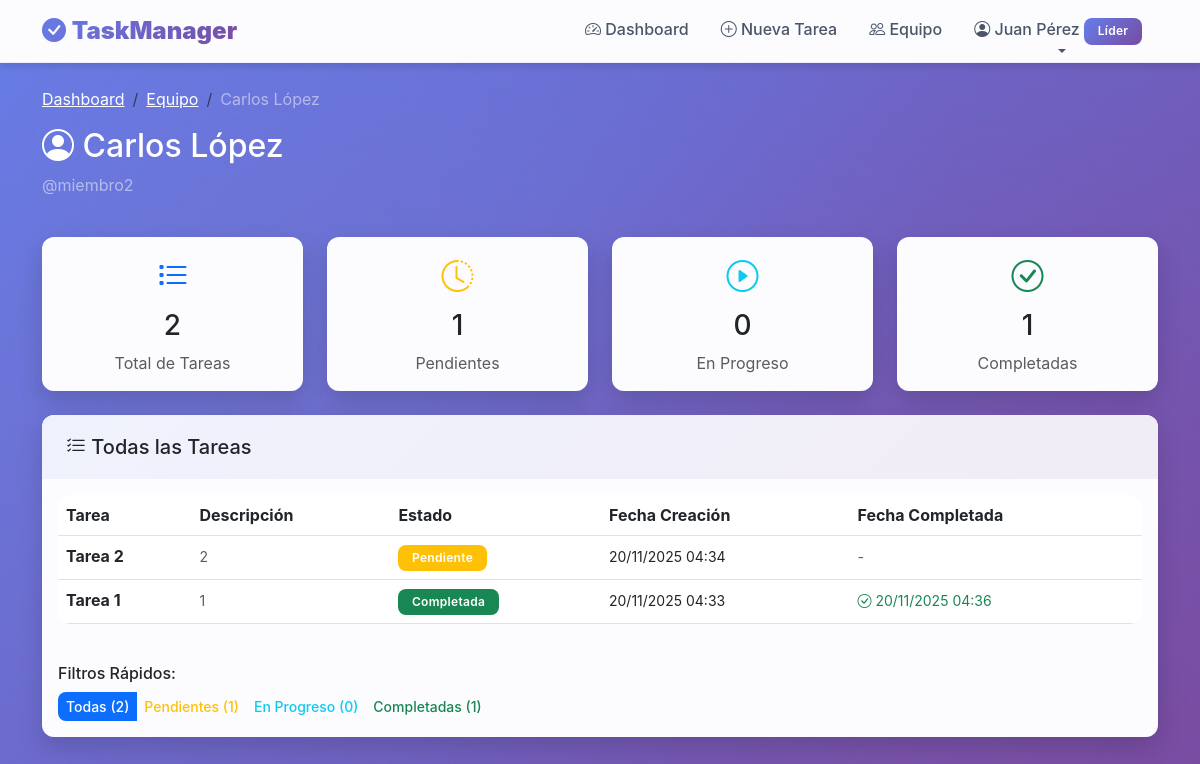
Page /lider/miembro/3/tareas (signed in) on the earlier database version.
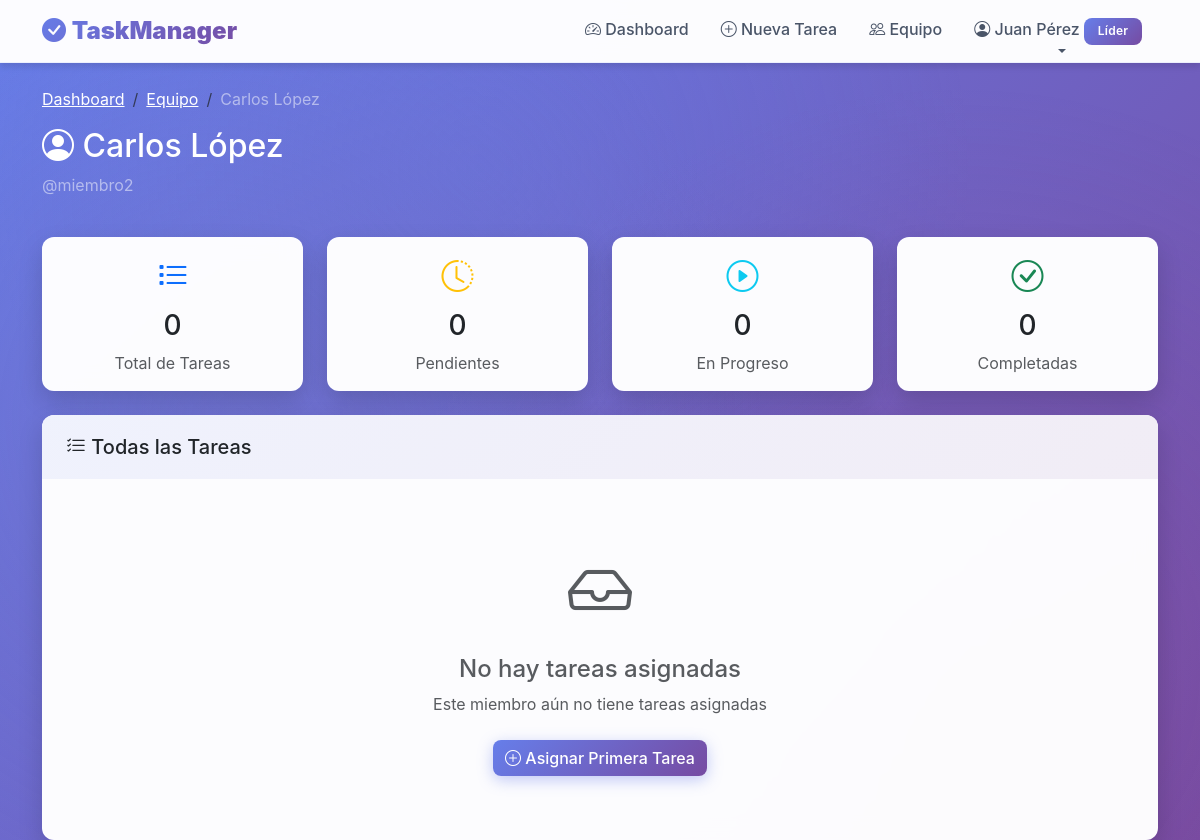
Same page on the later database version.
### app.py (models this page shows)
class Task(db.Model):
    id = db.Column(db.Integer, primary_key=True)
    titulo = db.Column(db.String(200), nullable=False)
    descripcion = db.Column(db.Text)
    estado = db.Column(db.String(20), default='pendiente')  # 'pendiente', 'en_progreso', 'completada'
    prioridad = db.Column(db.String(20), default='media')  # 'baja', 'media', 'alta', 'urgente'
    archivo = db.Column(db.String(300))  # Ruta del archivo adjunto
    nombre_archivo = db.Column(db.String(300))  # Nombre original del archivo
    created_by = db.Column(db.Integer, db.ForeignKey('user.id'), nullable=False)
    assigned_to = db.Column(db.Integer, db.ForeignKey('user.id'))
    fecha_creacion = db.Column(db.DateTime, default=datetime.utcnow)
    fecha_completada = db.Column(db.DateTime)

### app.py (the view)
@app.route('/lider/miembro/<int:id>/tareas')
@lider_required
def ver_tareas_miembro(id):
    miembro = User.query.get_or_404(id)
    if miembro.role != 'miembro':
        flash('Usuario no válido', 'danger')
        return redirect(url_for('dashboard'))
    tareas = Task.query.filter_by(assigned_to=id).all()
    return render_template('tareas_miembro.html', miembro=miembro, tareas=tareas)

### app.py (called while the page is built)
def lider_required(f):
    @wraps(f)
    def decorated_function(*args, **kwargs):
        if 'user_id' not in session:
            flash('Debes iniciar sesión primero', 'warning')
            return redirect(url_for('login'))
        user = User.query.get(session['user_id'])
        if user.role != 'lider':
            flash('No tienes permisos para acceder a esta sección', 'danger')
            return redirect(url_for('dashboard'))
        return f(*args, **kwargs)
    return decorated_function

### templates/tareas_miembro.html (shortened to what the changed rows need)
{% extends "base.html" %}
{% block content %}
<div class="row mb-4">
    <div class="col">
        <h2 class="text-white">
            <i class="bi bi-person-circle"></i> {{ miembro.nombre }}
        </h2>
    </div>
</div>
<div class="row mb-4">
    <div class="col-md-3">
        <div class="card text-center">
            <div class="card-body">
                <i class="bi bi-list-task text-primary" style="font-size: 2rem;"></i>
                <h3 class="mt-2">{{ tareas|length }}</h3>
                <p class="text-muted mb-0">Total de Tareas</p>
            </div>
        </div>
    </div>
    <div class="col-md-3">
        <div class="card text-center">
            <div class="card-body">
                <i class="bi bi-clock-history text-warning" style="font-size: 2rem;"></i>
                <h3 class="mt-2">{{ tareas|selectattr('estado', 'equalto', 'pendiente')|list|length }}</h3>
                <p class="text-muted mb-0">Pendientes</p>
            </div>
        </div>
    </div>
    <div class="col-md-3">
        <div class="card text-center">
            <div class="card-body">
                <i class="bi bi-check-circle text-success" style="font-size: 2rem;"></i>
                <h3 class="mt-2">{{ tareas|selectattr('estado', 'equalto', 'completada')|list|length }}</h3>
                <p class="text-muted mb-0">Completadas</p>
            </div>
        </div>
    </div>
</div>
<div class="row">
    <div class="col-12">
        <div class="card">
            <div class="card-body">
                {% if tareas %}
                <div class="table-responsive">
                    <table class="table table-hover">
                        <thead>
                            <tr>
                                <th>Tarea</th>
                                <th>Descripción</th>
                                <th>Estado</th>
                                <th>Fecha Creación</th>
                                <th>Fecha Completada</th>
                            </tr>
                        </thead>
                        <tbody>
                            {% for tarea in tareas|sort(attribute='fecha_creacion', reverse=true) %}
                            <tr>
                                <td><strong>{{ tarea.titulo }}</strong></td>
                                <td>
                                    <small class="text-muted">
                                        {{ tarea.descripcion[:50] if tarea.descripcion else 'Sin descripción' }}
                                    </small>
                                </td>
                                <td>
                                    <span class="badge bg-{{ 'warning' if tarea.estado == 'pendiente' else 'info' if tarea.estado == 'en_progreso' else 'success' }}">
                                        {{ tarea.estado|replace('_', ' ')|title }}
                                    </span>
                                </td>
                                <td>
                                    <small>{{ tarea.fecha_creacion.strftime('%d/%m/%Y %H:%M') }}</small>
                                </td>
                                <td>
                                    {% if tarea.fecha_completada %}
                                        <small class="text-success">
                                            <i class="bi bi-check-circle"></i>
                                            {{ tarea.fecha_completada.strftime('%d/%m/%Y %H:%M') }}
                                        </small>
                                    {% else %}
                                        <small class="text-muted">-</small>
                                    {% endif %}
                                </td>
                            </tr>
                            {% endfor %}
                        </tbody>
                    </table>
                </div>
                <div class="mt-4">
                    <h6>Filtros Rápidos:</h6>
                    <div class="btn-group" role="group">
                        <button type="button" class="btn btn-sm btn-outline-primary active" onclick="filtrarTareas('todas')">
                            Todas ({{ tareas|length }})
                        </button>
                        <button type="button" class="btn btn-sm btn-outline-warning" onclick="filtrarTareas('pendiente')">
                            Pendientes ({{ tareas|selectattr('estado', 'equalto', 'pendiente')|list|length }})
                        </button>
                        <button type="button" class="btn btn-sm btn-outline-info" onclick="filtrarTareas('en_progreso')">
                            En Progreso ({{ tareas|selectattr('estado', 'equalto', 'en_progreso')|list|length }})
                        </button>
                        <button type="button" class="btn btn-sm btn-outline-success" onclick="filtrarTareas('completada')">
                            Completadas ({{ tareas|selectattr('estado', 'equalto', 'completada')|list|length }})
                        </button>
                    </div>
                </div>
                {% else %}
                <div class="text-center py-5">
                    <i class="bi bi-inbox text-muted" style="font-size: 4rem;"></i>
                    <h4 class="mt-3 text-muted">No hay tareas asignadas</h4>
                    <p class="text-muted">Este miembro aún no tiene tareas asignadas</p>
                    <a href="{{ url_for('crear_tarea') }}" class="btn btn-primary mt-2">
                        <i class="bi bi-plus-circle"></i> Asignar Primera Tarea
                    </a>
                </div>
                {% endif %}
            </div>
        </div>
    </div>
</div>
{% endblock %}

Differences in the rows shown:
removed Task: titulo "Tarea 2", descripcion "2", estado "Pendiente", fecha_creacion "20/11/2025 04:34"
removed Task: titulo "Tarea 1", descripcion "1", estado "Completada", fecha_creacion "20/11/2025 04:33", fecha_completada "20/11/2025 04:36"
Other differences:
{{ tareas|length }}: "2" → "0"
{{ tareas|selectattr('estado', 'equalto', 'pendiente')|list|length }}: "1" → "0"
{{ tareas|selectattr('estado', 'equalto', 'completada')|list|length }}: "1" → "0"
{{ tareas|length }}: "2" → (not shown)
{{ tareas|selectattr('estado', 'equalto', 'pendiente')|list|length }}: "1" → (not shown)
{{ tareas|selectattr('estado', 'equalto', 'en_progreso')|list|length }}: "0" → (not shown)
{{ tareas|selectattr('estado', 'equalto', 'completada')|list|length }}: "1" → (not shown)
text no longer shown: "Tarea Descripción Estado Fecha Creación Fecha Completada Filtros Rápidos: Todas ( ) Pendientes ( ) En Progreso ( ) Completadas ( )"
text now shown: "No hay tareas asignadas Este miembro aún no tiene tareas asignadas Asignar Primera Tarea"
